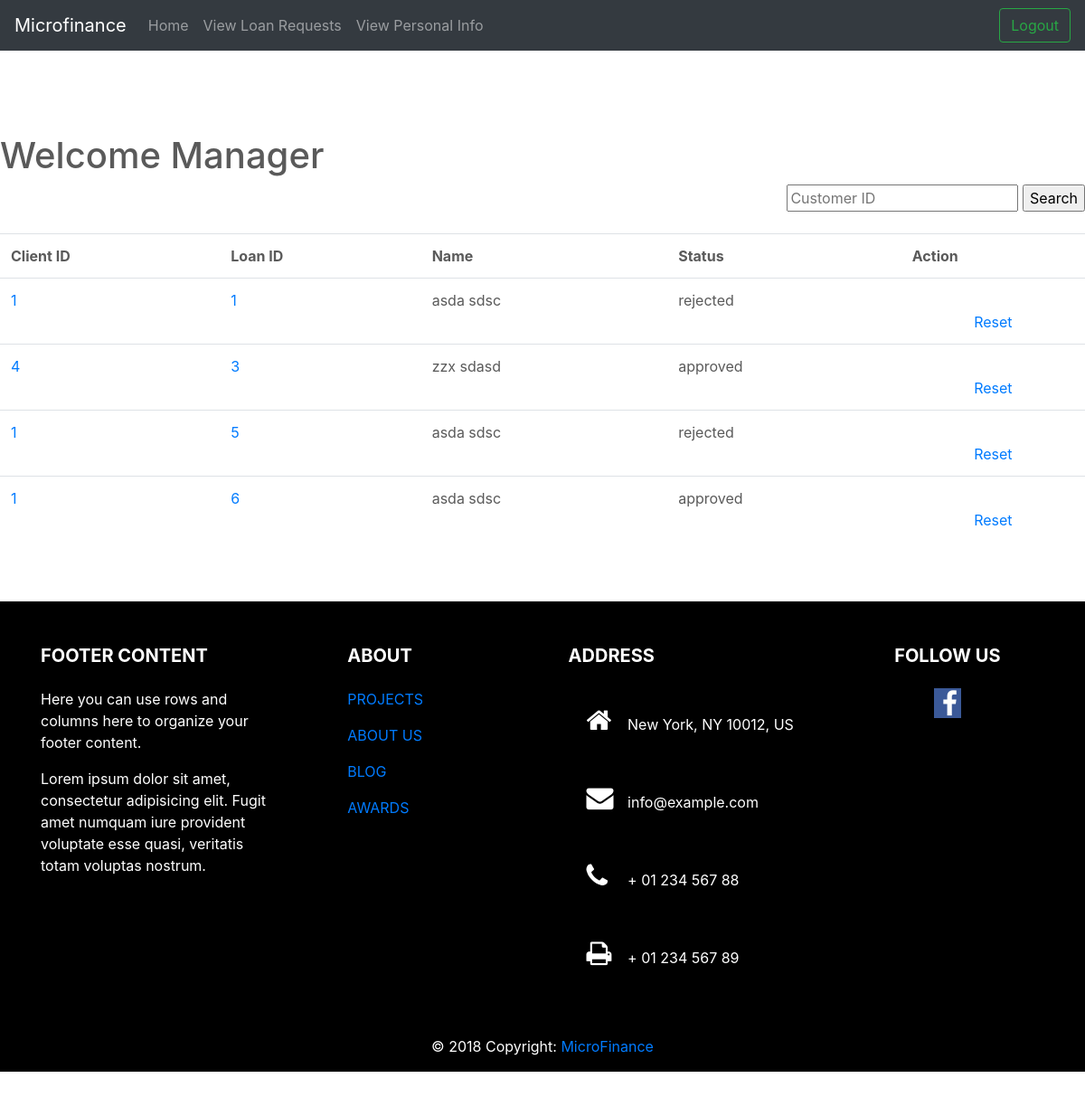
/Manager/viewloanrequests.php (signed in), run on the app's committed database.
### tables this page shows
CREATE TABLE `loanapplications` (
  `loan_id` int(10) NOT NULL,
  `client_id` int(10) DEFAULT NULL,
  `loan_amount` int(10) DEFAULT NULL,
  `interest_rate` decimal(4,2) DEFAULT NULL,
  `start_date` date DEFAULT NULL,
  `approved` enum('pending','approved','rejected') DEFAULT 'pending',
  `duration` int(11) NOT NULL
);

CREATE TABLE `clients` (
  `client_id` int(10) NOT NULL,
  `rep_id` int(10) DEFAULT NULL,
  `birthday` date DEFAULT NULL,
  `acc_no` int(15) DEFAULT NULL,
  `old_id` int(10) DEFAULT NULL,
  `username` varchar(15) DEFAULT NULL,
  `first_name` varchar(15) DEFAULT NULL,
  `last_name` varchar(15) DEFAULT NULL,
  `email` varchar(30) DEFAULT NULL,
  `tele_phone` int(10) DEFAULT NULL,
  `address` text,
  `gender` enum('Male','Female') DEFAULT NULL,
  `nic` varchar(11) DEFAULT NULL,
  `photo` longblob,
  `branch` varchar(20) NOT NULL,
  `marital_status` enum('Single','Married') DEFAULT NULL,
  `status` enum('pending','created','revoked') DEFAULT NULL
);

### Manager/viewloanrequests.php (the view, shortened to what this page needs)
<!doctype html>
<html lang="en">
<head>
    <link rel="stylesheet" href="https://cdnjs.cloudflare.com/ajax/libs/font-awesome/4.7.0/css/font-awesome.min.css">
    <link href="../css/custom.css" rel="stylesheet">
    <link href="../../dist/css/bootstrap.min.css" rel="stylesheet">
    <link rel="stylesheet" href="https://stackpath.bootstrapcdn.com/bootstrap/4.1.3/css/bootstrap.min.css"
>
    <link href="carousel.css" rel="stylesheet">
</head>
<body>
<header>
    <nav class="navbar navbar-expand-md navbar-dark fixed-top bg-dark">
        <a class="navbar-brand" href="#">Microfinance</a>
        <div class="collapse navbar-collapse" id="navbarCollapse">
            <ul class="navbar-nav mr-auto">
                <li class="nav-item">
                    <a class="nav-link" href="managerhome.php">Home</a>
                </li>
                <li class="nav-item">
                    <a class="nav-link" href="viewloanrequests.php">View Loan Requests </a>
                </li>
                <li class="nav-item">
                    <a class="nav-link" href="viewpdetails.php">View Personal Info </a>
                </li>
            </ul>
            <form class="form-inline mt-2 mt-md-0" action="../login/logout.php">
                <button class="btn btn-outline-success my-2 my-sm-0" type="submit">Logout</button>
            </form>
        </div>
    </nav>
</header>
<main role="main">
    <h1>Welcome Manager</h1>
    <div id="loan_list">
        <?php
        if (isset($_GET['loan_id']) && !empty($_GET['loan_id'])) {
            $loan_id = $_GET['loan_id'];
            $query = "SELECT `client_id`, CONCAT(`first_name`, ' ', `last_name`), `approved`" .
                "FROM `clients` NATURAL JOIN `loanapplications`" .
                "WHERE `loan_id` = '$loan_id' " .
                "LIMIT 1";
            $dbconn = mysqli_connect("localhost", "jester","mafia","microfinance");
            $result = mysqli_fetch_row(mysqli_query($dbconn, $query));
            if ($result) {
                $customer_id = $result[0];
                $customer_name = $result[1];
                $approved_status = $result[2];
                if (isset($_GET['approve'])) {
                    $query = "UPDATE `loanapplications`" .
                        "SET `approved` = 'approved'" .
                        "WHERE `loan_id` = '$loan_id' " .
                        "LIMIT 1";
                    $aproval_status = "aproved";
                } else if (isset($_GET['reject'])) {
                    $query = "UPDATE `loanapplications`" .
                        "SET `approved` = 'rejected'" .
                        "WHERE `loan_id` = '$loan_id' " .
                        "LIMIT 1";
                    $aproval_status = "disaproved";
                } else if (isset($_GET['reset'])) {
                    $query = "UPDATE `loanapplications`" .
                        "SET `approved` = 'pending' " .
                        "WHERE `loan_id` = '$loan_id' " .
                        "LIMIT 1";
                    $aproval_status = "Reset";
                }
                $result = mysqli_query($dbconn, $query);
                mysqli_close($dbconn);
                if ($result) {
                    echo "</br>"
                        . "<div align='center'>Customer $customer_id, $customer_name's loan application $loan_id has $aproval_status Successfully.</div>"
                        . "<br>"
                        . "<div align='right'><a class='_button' href='viewloanrequests.php'><-Back to List</a></div>";
                }
            }
            ?>
            <?php
        } else {
            ?>
            <div id="Search bar" align="right">
                <form action="" method="GET">
                    <input id="search_id" name="search_id" type="text" placeholder="Customer ID">
                    <input type="submit" value="Search">
                </form>
            </div>
            <?php
            if (isset($_GET['search_id']) && !empty($_GET['search_id'])) {
                $search_text = $_GET['search_id'];
                $query = "SELECT `client_id`, `loan_id`, CONCAT(`first_name`, ' ', `last_name`), `approved`" .
                    "FROM `clients` NATURAL JOIN `loanapplications`" .
                    "WHERE `client_id` LIKE '$search_text%' OR CONCAT(`first_name`, ' ', `last_name`) LIKE '%$search_text%' OR `loan_id` LIKE '$search_text%'";
                echo "<div align='left'><a class='_button' href='approve_loan'><-Back to Full List</a></br></br></div>";
            } else {
                $query = "SELECT `client_id`, `loan_id`, CONCAT(`first_name`, ' ', `last_name`), `approved`" .
                    "FROM `clients` NATURAL JOIN `loanapplications`";
            }
            $dbconn = mysqli_connect("localhost", "jester","mafia","microfinance");
            $result = mysqli_query($dbconn, $query);
            if ($result) {
                echo '<table class="table">' .
                    '<tr><th>Client ID</th><th>Loan ID</th><th>Name</th><th>Status</th><th>Action</th></tr>';
                while ($customer = mysqli_fetch_row($result)) {
                    $status = $customer[3];
                    echo
                        '<tr>'
                        . '<td width="auto"><a class="_button" href="profile.php?client_id=' . $customer[0] . '">' . $customer[0] . '</a></td>'
                        . '<td width="auto""><a class="_button" href="viewloandetails.php?loan_id=' . $customer[1] . '">' . $customer[1] . '</a></td>'
                        . '<td width="auto"">' . $customer[2] . '</td>'
                        . '<td width="auto"">' . $status . '</td>'
                        . '<td align="center">';
                    if ($status == 'pending') {
                        echo '<a class="_button" href="?loan_id=' . $customer[1] . '&approve=#">Approve</a></br>'
                            . '<a class="_button" href="?loan_id=' . $customer[1] . '&reject=#">Reject</a>';
                    } else {
                        echo '</br><a class="_button" href="?loan_id=' . $customer[1] . '&reset=#">Reset</a>';
                    }
                    echo '</td>'
                        . '</tr>';
                }
                echo '</table>';
            }
        }
        ?>
    </div>
    <div style="height:50px">
    </div>
    <footer class="page-footer font-small mdb-color lighten-3 pt-4">
        <div class="container text-center text-md-left">
            <div class="row">
                <div class="col-md-4 col-lg-3 mr-auto my-md-4 my-0 mt-4 mb-1">
                    <h5 class="font-weight-bold text-uppercase mb-4">Footer Content</h5>
                    <p>Here you can use rows and columns here to organize your footer content.</p>
                    <p>Lorem ipsum dolor sit amet, consectetur adipisicing elit. Fugit amet numquam iure provident
                        voluptate esse
                        quasi, veritatis totam voluptas nostrum.</p>
                </div>
                <div class="col-md-2 col-lg-2 mx-auto my-md-4 my-0 mt-4 mb-1">
                    <h5 class="font-weight-bold text-uppercase mb-4">About</h5>
                    <ul class="list-unstyled">
                        <li>
                            <p>
                                <a href="#!">PROJECTS</a>
                            </p>
                        </li>
                        <li>
                            <p>
                                <a href="#!">ABOUT US</a>
                            </p>
                        </li>
                        <li>
                            <p>
                                <a href="#!">BLOG</a>
                            </p>
                        </li>
                        <li>
                            <p>
                                <a href="#!">AWARDS</a>
                            </p>
                        </li>
                    </ul>
                </div>
                <div class="col-md-4 col-lg-3 mx-auto my-md-4 my-0 mt-4 mb-1">
                    <h5 class="font-weight-bold text-uppercase mb-4">Address</h5>
                    <ul class="list-unstyled">
                        <li>
                            <p>
                                <i class="fa fa-home mr-3"></i> New York, NY 10012, US</p>
                        </li>
                        <li>
                            <p>
                                <i class="fa fa-envelope mr-3"></i> info@example.com</p>
                        </li>
                        <li>
                            <p>
                                <i class="fa fa-phone mr-3"></i> + 01 234 567 88</p>
                        </li>
                        <li>
                            <p>
                                <i class="fa fa-print mr-3"></i> + 01 234 567 89</p>
                        </li>
                    </ul>
                </div>
                <div class="col-md-2 col-lg-2 text-center mx-auto my-4">
                    <h5 class="font-weight-bold text-uppercase mb-4">Follow Us</h5>
                    <a type="button" class="btn-floating btn-fb">
                        <i class="fa fa-facebook"></i>
                    </a>
                </div>
            </div>
        </div>
        <div class="footer-copyright text-center py-3">© 2018 Copyright:
            <a href=""> MicroFinance</a>
        </div>
    </footer>
</main>
</body>
</html>

### css/custom.css (style rules this page uses)
.fa { padding: 20px; font-size: 30px; width: 45px; text-decoration: none; }
.fa-facebook { background: #3B5998; color: #FFFFFF; padding: 0.05em 0.3em; background: #3B5998; color: white; width: 30px; }
footer { background: black; color: white; }

### css/carousel.css (style rules this page uses)
body { padding-top: 3rem; padding-bottom: 3rem; color: #5a5a5a; }

### data on the page
loanapplications: client.client_id "1", loan_id "1", customer "asda sdsc", approved "rejected"
loanapplications: client.client_id "4", loan_id "3", customer "zzx sdasd", approved "approved"
loanapplications: client.client_id "1", loan_id "5", customer "asda sdsc", approved "rejected"
loanapplications: client.client_id "1", loan_id "6", customer "asda sdsc", approved "approved"
